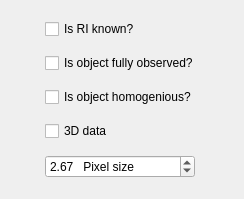
<?xml version="1.0" encoding="UTF-8"?>
<ui version="4.0">
 <class>Form</class>
 <widget class="QWidget" name="Form">
  <property name="geometry">
   <rect>
    <x>0</x>
    <y>0</y>
    <width>244</width>
    <height>199</height>
   </rect>
  </property>
  <property name="minimumSize">
   <size>
    <width>244</width>
    <height>199</height>
   </size>
  </property>
  <property name="maximumSize">
   <size>
    <width>244</width>
    <height>199</height>
   </size>
  </property>
  <property name="windowTitle">
   <string>Form</string>
  </property>
  <layout class="QGridLayout" name="gridLayout">
   <item row="4" column="0">
    <widget class="QDoubleSpinBox" name="doubleSpinBox">
     <property name="sizePolicy">
      <sizepolicy hsizetype="Fixed" vsizetype="Fixed">
       <horstretch>0</horstretch>
       <verstretch>0</verstretch>
      </sizepolicy>
     </property>
     <property name="minimumSize">
      <size>
       <width>3</width>
       <height>0</height>
      </size>
     </property>
     <property name="maximumSize">
      <size>
       <width>150</width>
       <height>16777215</height>
      </size>
     </property>
     <property name="suffix">
      <string>   Pixel size</string>
     </property>
     <property name="minimum">
      <double>0.000000000000000</double>
     </property>
     <property name="maximum">
      <double>10.000000000000000</double>
     </property>
     <property name="singleStep">
      <double>0.010000000000000</double>
     </property>
     <property name="value">
      <double>2.670000000000000</double>
     </property>
    </widget>
   </item>
   <item row="1" column="0">
    <widget class="QCheckBox" name="checkBox_2">
     <property name="sizePolicy">
      <sizepolicy hsizetype="Fixed" vsizetype="Fixed">
       <horstretch>0</horstretch>
       <verstretch>0</verstretch>
      </sizepolicy>
     </property>
     <property name="text">
      <string>Is object fully observed?</string>
     </property>
    </widget>
   </item>
   <item row="0" column="0">
    <widget class="QCheckBox" name="checkBox">
     <property name="sizePolicy">
      <sizepolicy hsizetype="Fixed" vsizetype="Fixed">
       <horstretch>0</horstretch>
       <verstretch>0</verstretch>
      </sizepolicy>
     </property>
     <property name="text">
      <string>Is RI known?</string>
     </property>
    </widget>
   </item>
   <item row="2" column="0">
    <widget class="QCheckBox" name="checkBox_3">
     <property name="sizePolicy">
      <sizepolicy hsizetype="Fixed" vsizetype="Fixed">
       <horstretch>0</horstretch>
       <verstretch>0</verstretch>
      </sizepolicy>
     </property>
     <property name="text">
      <string>Is object homogenious?</string>
     </property>
    </widget>
   </item>
   <item row="3" column="0">
    <widget class="QCheckBox" name="checkBox_4">
     <property name="text">
      <string>3D data</string>
     </property>
    </widget>
   </item>
  </layout>
 </widget>
 <resources/>
 <connections/>
</ui>
